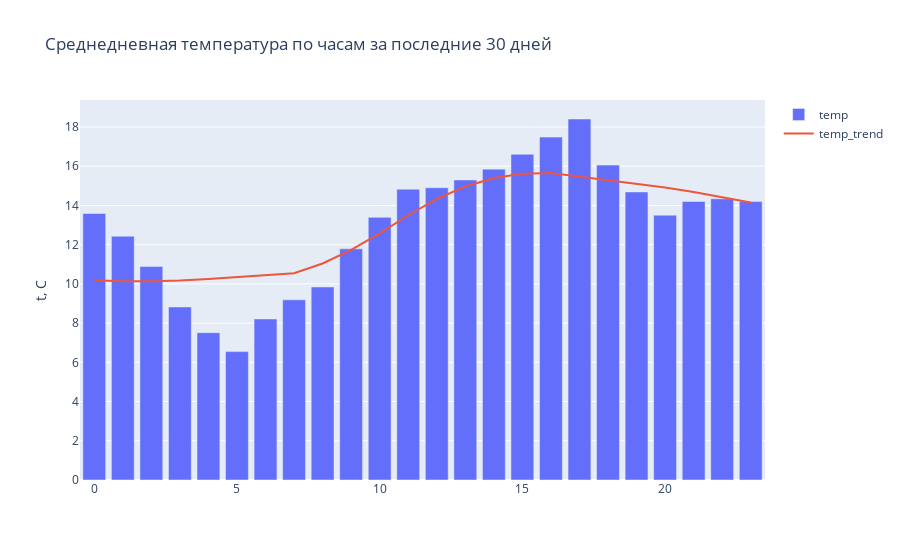

Here is the notebook cell this chart was saved with:
### Code cell
x = mean_by_hour_df.index
y = mean_by_hour_df.temp.values
name_line = 'temp'
name_plot = 'Среднедневная температура по часам за последние 30 дней'
name_y_axis = 't, C'
name_line_trend = name_line + '_trend'

trace1 = go.Bar(x=x, y=y, name=name_line, yaxis='y1')

trace2 = go.Scatter(x=x, y=lowess(y, x)[:, 1].round(2),
                    mode='lines',
                    name=name_line_trend,
                    yaxis='y1'
                   )

data_fig = [trace1, trace2]
layout = go.Layout(title=name_plot,
                   yaxis=dict(title=name_y_axis),
                  )

fig = go.Figure(data=data_fig, layout=layout)
fig.show()

### Figure 1 — Plotly figure (JSON) as saved in the notebook; plotly's stock layout.template omitted (floating-point values rounded to 4 significant figures)
{"data": [{"name": "temp", "type": "bar", "x": [0, 1, 2, 3, 4, 5, 6, 7, 8, 9, 10, 11, 12, 13, 14, 15, 16, 17, 18, 19, 20, 21, 22, 23], "y": [13.59, 12.43, 10.89, 8.822, 7.513, 6.547, 8.211, 9.187, 9.841, 11.79, 13.39, 14.83, 14.9, 15.3, 15.85, 16.61, 17.48, 18.41, 16.06, 14.69, 13.5, 14.21, 14.34, 14.2], "yaxis": "y"}, {"mode": "lines", "name": "temp_trend", "type": "scatter", "x": [0, 1, 2, 3, 4, 5, 6, 7, 8, 9, 10, 11, 12, 13, 14, 15, 16, 17, 18, 19, 20, 21, 22, 23], "y": [10.19, 10.13, 10.13, 10.17, 10.25, 10.35, 10.45, 10.54, 11.04, 11.73, 12.58, 13.5, 14.33, 14.97, 15.4, 15.61, 15.66, 15.47, 15.3, 15.11, 14.91, 14.68, 14.42, 14.15], "yaxis": "y"}], "layout": {"autosize": true, "title": {"text": "Среднедневная температура по часам за последние 30 дней"}, "xaxis": {"autorange": true, "range": [-0.5, 23.5], "type": "linear"}, "yaxis": {"autorange": true, "range": [0, 19.38], "title": {"text": "t, C"}, "type": "linear"}}}
